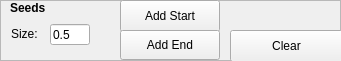
  <widget class="QFrame" name="SeedsFrame">
   <property name="geometry">
    <rect>
     <x>12</x>
     <y>50</y>
     <width>341</width>
     <height>61</height>
    </rect>
   </property>
   <property name="sizePolicy">
    <sizepolicy hsizetype="Expanding" vsizetype="Preferred">
     <horstretch>0</horstretch>
     <verstretch>0</verstretch>
    </sizepolicy>
   </property>
   <property name="frameShape">
    <enum>QFrame::StyledPanel</enum>
   </property>
   <property name="frameShadow">
    <enum>QFrame::Raised</enum>
   </property>
   <widget class="QPushButton" name="AddStartButton">
    <property name="geometry">
     <rect>
      <x>120</x>
      <y>0</y>
      <width>100</width>
      <height>32</height>
     </rect>
    </property>
    <property name="sizePolicy">
     <sizepolicy hsizetype="Preferred" vsizetype="Fixed">
      <horstretch>0</horstretch>
      <verstretch>0</verstretch>
     </sizepolicy>
    </property>
    <property name="toolTip">
     <string>&lt;html&gt;&lt;head/&gt;&lt;body&gt;&lt;p&gt;Add a start seed at the position of the 2D window cross-hairs. Start seeds can also be added using the S key.&lt;/p&gt;&lt;/body&gt;&lt;/html&gt;</string>
    </property>
    <property name="statusTip">
     <string/>
    </property>
    <property name="whatsThis">
     <string/>
    </property>
    <property name="accessibleDescription">
     <string/>
    </property>
    <property name="text">
     <string>Add Start</string>
    </property>
   </widget>
   <widget class="QPushButton" name="AddEndButton">
    <property name="geometry">
     <rect>
      <x>120</x>
      <y>30</y>
      <width>100</width>
      <height>30</height>
     </rect>
    </property>
    <property name="sizePolicy">
     <sizepolicy hsizetype="Preferred" vsizetype="Fixed">
      <horstretch>0</horstretch>
      <verstretch>0</verstretch>
     </sizepolicy>
    </property>
    <property name="toolTip">
     <string>&lt;html&gt;&lt;head/&gt;&lt;body&gt;&lt;p&gt;Add an end seed at the position of the 2D window cross-hairs. End seeds can also be added using the E key.&lt;/p&gt;&lt;/body&gt;&lt;/html&gt;</string>
    </property>
    <property name="text">
     <string>Add End</string>
    </property>
   </widget>
   <widget class="QCheckBox" name="seedCheckBox">
    <property name="geometry">
     <rect>
      <x>11</x>
      <y>102</y>
      <width>99</width>
      <height>20</height>
     </rect>
    </property>
    <property name="maximumSize">
     <size>
      <width>200</width>
      <height>16777215</height>
     </size>
    </property>
    <property name="text">
     <string>Show seeds</string>
    </property>
    <property name="checked">
     <bool>true</bool>
    </property>
   </widget>
   <widget class="QLineEdit" name="SeedSizeLineEdit">
    <property name="geometry">
     <rect>
      <x>50</x>
      <y>24</y>
      <width>40</width>
      <height>21</height>
     </rect>
    </property>
    <property name="sizePolicy">
     <sizepolicy hsizetype="Preferred" vsizetype="Fixed">
      <horstretch>0</horstretch>
      <verstretch>0</verstretch>
     </sizepolicy>
    </property>
    <property name="minimumSize">
     <size>
      <width>0</width>
      <height>0</height>
     </size>
    </property>
    <property name="maximumSize">
     <size>
      <width>40</width>
      <height>16777215</height>
     </size>
    </property>
    <property name="toolTip">
     <string>&lt;html&gt;&lt;head/&gt;&lt;body&gt;&lt;p&gt;Set the size of the sphere used to display seeds in the 3D window. The size value represents the fraction of image voxel size.&lt;/p&gt;&lt;/body&gt;&lt;/html&gt;</string>
    </property>
    <property name="text">
     <string>0.5</string>
    </property>
   </widget>
   <widget class="QLabel" name="label">
    <property name="geometry">
     <rect>
      <x>10</x>
      <y>0</y>
      <width>51</width>
      <height>16</height>
     </rect>
    </property>
    <property name="sizePolicy">
     <sizepolicy hsizetype="Preferred" vsizetype="Preferred">
      <horstretch>0</horstretch>
      <verstretch>0</verstretch>
     </sizepolicy>
    </property>
    <property name="font">
     <font>
      <weight>75</weight>
      <bold>true</bold>
     </font>
    </property>
    <property name="text">
     <string>Seeds</string>
    </property>
    <property name="textFormat">
     <enum>Qt::AutoText</enum>
    </property>
   </widget>
   <widget class="QLabel" name="label_4">
    <property name="geometry">
     <rect>
      <x>11</x>
      <y>26</y>
      <width>30</width>
      <height>16</height>
     </rect>
    </property>
    <property name="text">
     <string>Size:</string>
    </property>
   </widget>
   <widget class="QPushButton" name="ClearButton">
    <property name="geometry">
     <rect>
      <x>230</x>
      <y>30</y>
      <width>113</width>
      <height>32</height>
     </rect>
    </property>
    <property name="toolTip">
     <string>Clear all seeds.</string>
    </property>
    <property name="text">
     <string>Clear</string>
    </property>
   </widget>
  </widget>
